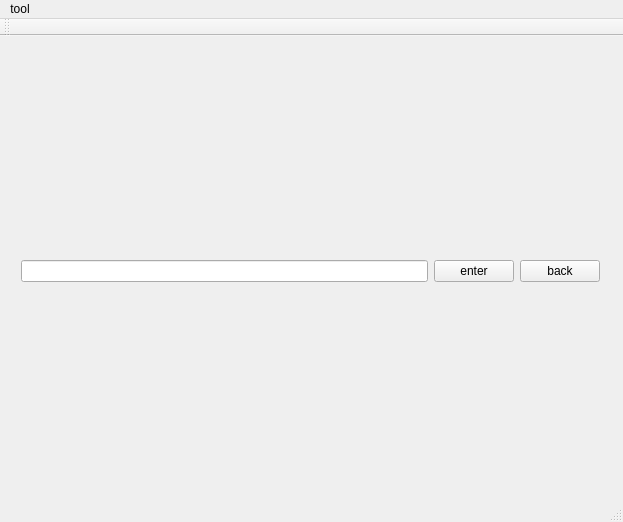
<?xml version="1.0" encoding="UTF-8"?>
<ui version="4.0">
 <class>MainWindow</class>
 <widget class="QMainWindow" name="MainWindow">
  <property name="geometry">
   <rect>
    <x>0</x>
    <y>0</y>
    <width>623</width>
    <height>522</height>
   </rect>
  </property>
  <property name="windowTitle">
   <string>MainWindow</string>
  </property>
  <widget class="QWidget" name="centralWidget">
   <widget class="QWidget" name="verticalLayoutWidget">
    <property name="geometry">
     <rect>
      <x>10</x>
      <y>10</y>
      <width>601</width>
      <height>451</height>
     </rect>
    </property>
    <layout class="QVBoxLayout" name="verticalLayout">
     <item>
      <layout class="QHBoxLayout" stretch="0,0,0">
       <property name="spacing">
        <number>6</number>
       </property>
       <property name="sizeConstraint">
        <enum>QLayout::SetMaximumSize</enum>
       </property>
       <item>
        <widget class="QLineEdit" name="lineEdit"/>
       </item>
       <item>
        <widget class="QPushButton" name="pushButton">
         <property name="text">
          <string>enter</string>
         </property>
        </widget>
       </item>
       <item>
        <widget class="QPushButton" name="pushButton_2">
         <property name="text">
          <string>back</string>
         </property>
        </widget>
       </item>
      </layout>
     </item>
    </layout>
   </widget>
  </widget>
  <widget class="QMenuBar" name="menuBar">
   <property name="geometry">
    <rect>
     <x>0</x>
     <y>0</y>
     <width>623</width>
     <height>23</height>
    </rect>
   </property>
   <widget class="QMenu" name="menuTool">
    <property name="title">
     <string>tool</string>
    </property>
    <addaction name="actionHighlight_links"/>
   </widget>
   <addaction name="menuTool"/>
  </widget>
  <widget class="QToolBar" name="mainToolBar">
   <attribute name="toolBarArea">
    <enum>TopToolBarArea</enum>
   </attribute>
   <attribute name="toolBarBreak">
    <bool>false</bool>
   </attribute>
  </widget>
  <widget class="QStatusBar" name="statusBar"/>
  <action name="actionHighlight_links">
   <property name="text">
    <string>highlight links</string>
   </property>
  </action>
 </widget>
 <layoutdefault spacing="6" margin="11"/>
 <resources/>
 <connections/>
</ui>
